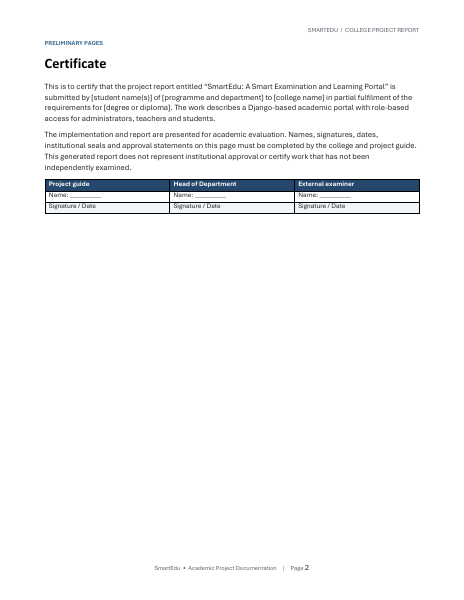
#> input picture output/rendered/page-002.png, 464 x 600 px; its folder holds only this picture in this run
$ python make_contact_sheets.py
#> lines starting #> are read from the running program, lines starting #| are printed output that depends on the picture
from pathlib import Path
from PIL import Image, ImageDraw

directory = Path('output/rendered')
files = sorted(directory.glob('page-*.png'), key=lambda p: int(p.stem.split('-')[-1]))
for start in range(0, len(files), 10):
    batch = files[start:start + 10]
    sheet = Image.new('RGB', (5 * 190, 2 * 270), '#e6ebef')
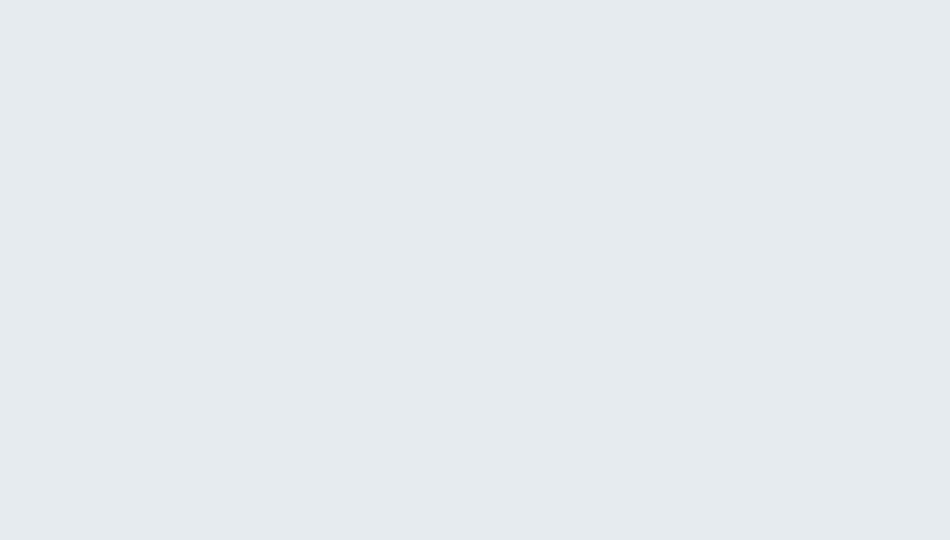
#> sheet: PIL image 950x540 RGB; mean R, G, B 230, 235, 239
    draw = ImageDraw.Draw(sheet)
    for offset, path in enumerate(batch):
        im = Image.open(path).convert('RGB')
#> im is the input picture: PIL image 464x600 RGB; mean R, G, B 247, 247.6, 248.2
        im.thumbnail((180, 240))
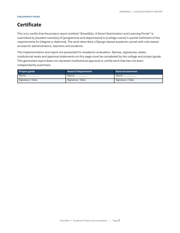
#> im: PIL image 180x233 RGB; mean R, G, B 246.8, 247.4, 248
        x, y = (offset % 5) * 190 + 5, (offset // 5) * 270 + 20
        sheet.paste(im, (x, y))
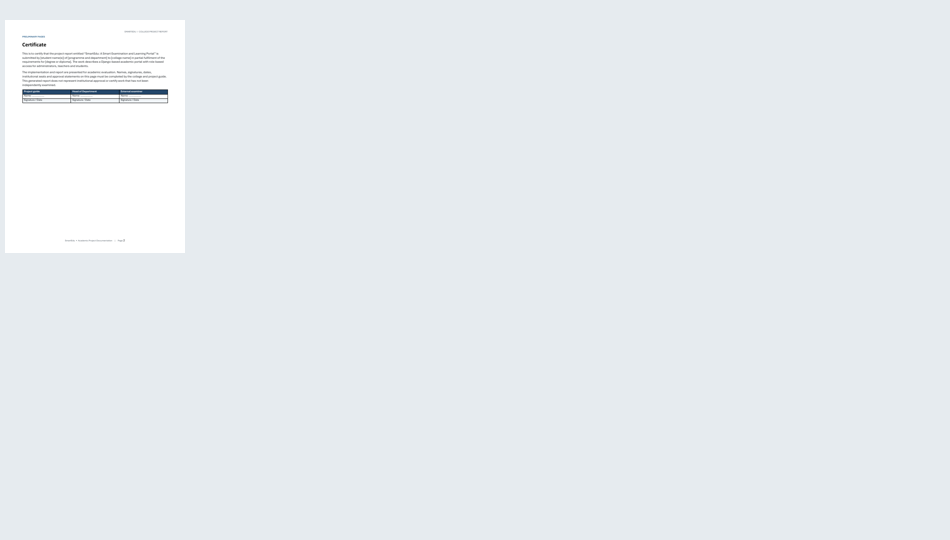
#> sheet: PIL image 950x540 RGB; mean R, G, B 231.4, 236, 239.7
        draw.text((x, y - 15), f'Page {start + offset + 1}', fill='#102a43')
    sheet.save(directory / f'sheet-{start // 10 + 1:02}.png')
print('contact sheets', (len(files) + 9) // 10)

$ run again, on output/rendered/page-010.png
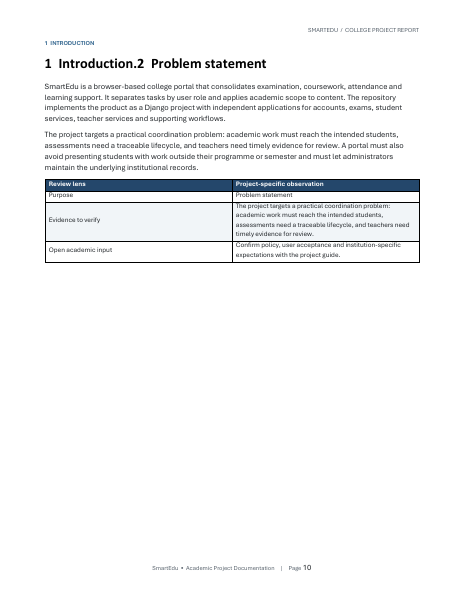
#> input picture output/rendered/page-010.png, 464 x 600 px
#> im is the input picture: PIL image 464x600 RGB; mean R, G, B 244.7, 245.5, 246.2
#> `im.thumbnail((180, 240))`:
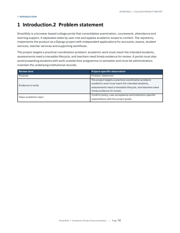
#> im: PIL image 180x233 RGB; mean R, G, B 244.4, 245.2, 245.9
#> `sheet.paste(im, (x, y))`:
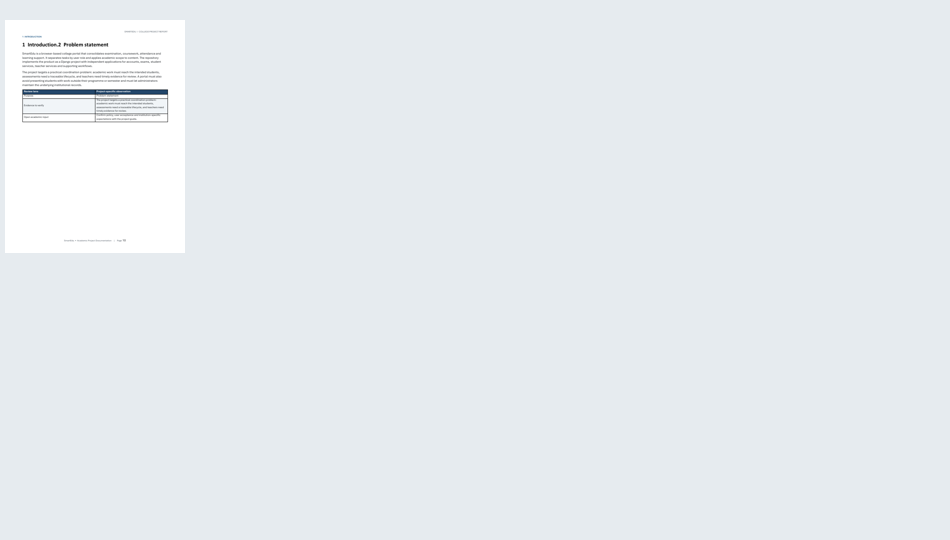
#> sheet: PIL image 950x540 RGB; mean R, G, B 231.2, 235.8, 239.6

$ run again, on output/rendered/page-012.png
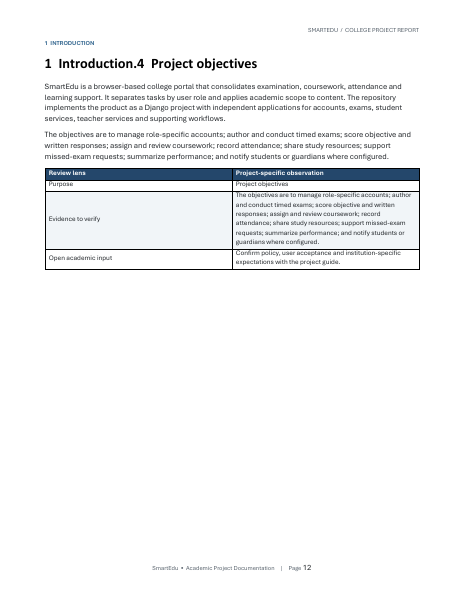
#> input picture output/rendered/page-012.png, 464 x 600 px
#> im is the input picture: PIL image 464x600 RGB; mean R, G, B 244.2, 245.1, 245.9
#> `im.thumbnail((180, 240))`:
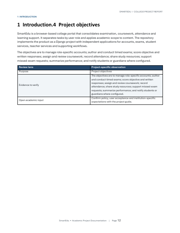
#> im: PIL image 180x233 RGB; mean R, G, B 244, 244.9, 245.7
#> `sheet.paste(im, (x, y))`:
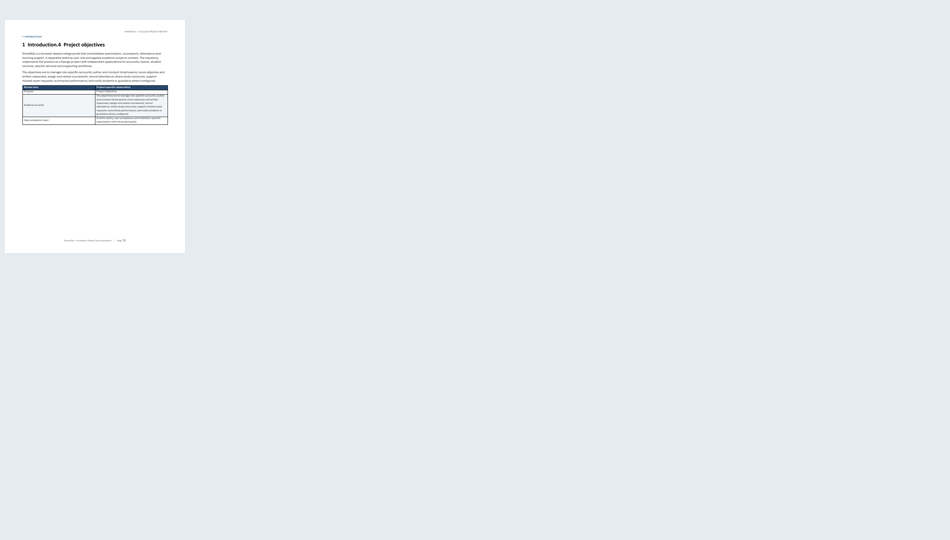
#> sheet: PIL image 950x540 RGB; mean R, G, B 231.1, 235.8, 239.5

$ run again, on output/rendered/page-014.png
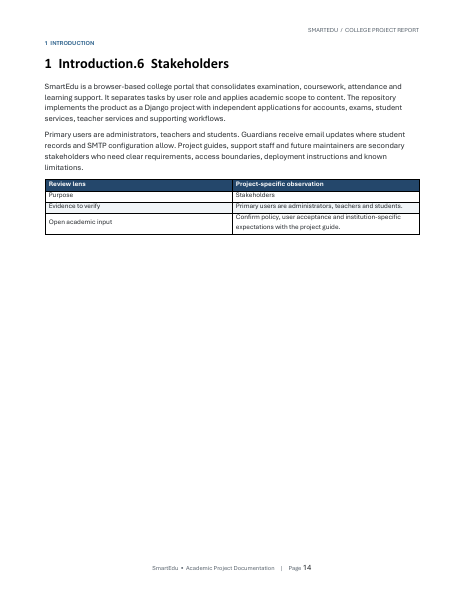
#> input picture output/rendered/page-014.png, 464 x 600 px
#> im is the input picture: PIL image 464x600 RGB; mean R, G, B 245.9, 246.5, 247.1
#> `im.thumbnail((180, 240))`:
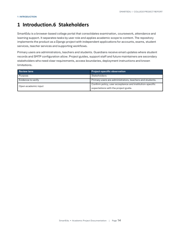
#> im: PIL image 180x233 RGB; mean R, G, B 245.6, 246.2, 246.9
